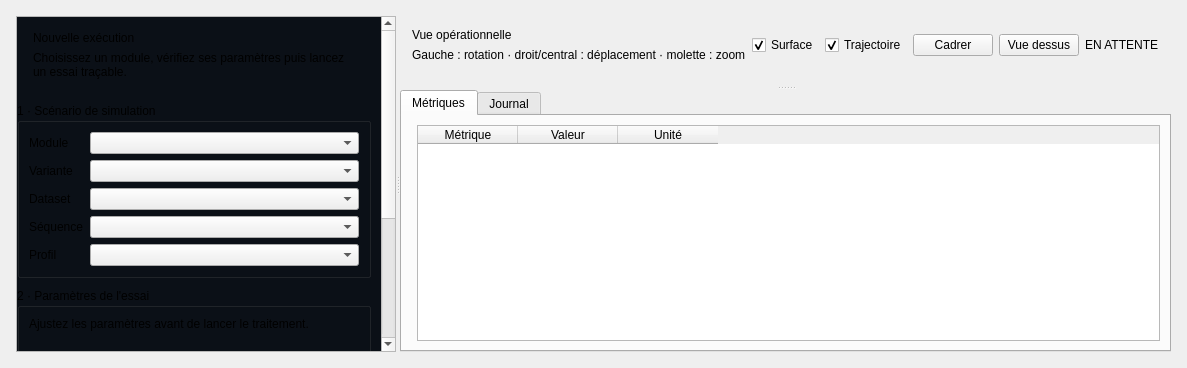
<ui version="4.0">
  <class>ExecutionPage</class>
  <widget class="QWidget" name="ExecutionPage">
    <layout class="QHBoxLayout" name="executionLayout">
      <property name="leftMargin">
        <number>16</number>
      </property>
      <property name="topMargin">
        <number>16</number>
      </property>
      <property name="rightMargin">
        <number>16</number>
      </property>
      <property name="bottomMargin">
        <number>16</number>
      </property>
      <item>
        <widget class="QSplitter" name="executionSplitter">
          <property name="orientation">
            <enum>Qt::Horizontal</enum>
          </property>
          <widget class="QScrollArea" name="configurationScrollArea">
            <property name="minimumSize">
              <size>
                <width>380</width>
                <height>0</height>
              </size>
            </property>
            <property name="maximumSize">
              <size>
                <width>520</width>
                <height>16777215</height>
              </size>
            </property>
            <property name="widgetResizable">
              <bool>true</bool>
            </property>
            <widget class="QWidget" name="configurationPanel">
              <property name="autoFillBackground">
                <bool>true</bool>
              </property>
              <property name="styleSheet">
                <string notr="true">QWidget#configurationPanel { background-color: #0b1017; }</string>
              </property>
              <layout class="QVBoxLayout" name="configurationPanelLayout">
                <property name="spacing">
                  <number>10</number>
                </property>
                <property name="leftMargin">
                  <number>0</number>
                </property>
                <property name="topMargin">
                  <number>0</number>
                </property>
                <property name="rightMargin">
                  <number>10</number>
                </property>
                <property name="bottomMargin">
                  <number>0</number>
                </property>
                <item>
                  <widget class="QFrame" name="configurationIntro">
                    <layout class="QVBoxLayout" name="configurationIntroLayout">
                      <property name="leftMargin">
                        <number>16</number>
                      </property>
                      <property name="topMargin">
                        <number>14</number>
                      </property>
                      <property name="rightMargin">
                        <number>16</number>
                      </property>
                      <property name="bottomMargin">
                        <number>14</number>
                      </property>
                      <item>
                        <widget class="QLabel" name="configurationTitleLabel">
                          <property name="text">
                            <string>Nouvelle exécution</string>
                          </property>
                        </widget>
                      </item>
                      <item>
                        <widget class="QLabel" name="configurationDescriptionLabel">
                          <property name="text">
                            <string>Choisissez un module, vérifiez ses paramètres puis lancez un essai traçable.</string>
                          </property>
                          <property name="wordWrap">
                            <bool>true</bool>
                          </property>
                        </widget>
                      </item>
                    </layout>
                  </widget>
                </item>
                <item>
                  <widget class="QGroupBox" name="selectionGroup">
                    <property name="title">
                      <string>1 · Scénario de simulation</string>
                    </property>
                    <layout class="QFormLayout" name="selectionForm">
                      <item row="0" column="0">
                        <widget class="QLabel" name="simulationLabel">
                          <property name="text">
                            <string>Module</string>
                          </property>
                        </widget>
                      </item>
                      <item row="0" column="1">
                        <widget class="QComboBox" name="simulationCombo" />
                      </item>
                      <item row="1" column="0">
                        <widget class="QLabel" name="variantLabel">
                          <property name="text">
                            <string>Variante</string>
                          </property>
                        </widget>
                      </item>
                      <item row="1" column="1">
                        <widget class="QComboBox" name="variantCombo" />
                      </item>
                      <item row="2" column="0">
                        <widget class="QLabel" name="datasetLabel">
                          <property name="text">
                            <string>Dataset</string>
                          </property>
                        </widget>
                      </item>
                      <item row="2" column="1">
                        <widget class="QComboBox" name="datasetCombo" />
                      </item>
                      <item row="3" column="0">
                        <widget class="QLabel" name="sequenceLabel">
                          <property name="text">
                            <string>Séquence</string>
                          </property>
                        </widget>
                      </item>
                      <item row="3" column="1">
                        <widget class="QComboBox" name="sequenceCombo" />
                      </item>
                      <item row="4" column="0">
                        <widget class="QLabel" name="profileLabel">
                          <property name="text">
                            <string>Profil</string>
                          </property>
                        </widget>
                      </item>
                      <item row="4" column="1">
                        <widget class="QComboBox" name="profileCombo" />
                      </item>
                    </layout>
                  </widget>
                </item>
                <item>
                  <widget class="QGroupBox" name="parametersGroup">
                    <property name="title">
                      <string>2 · Paramètres de l'essai</string>
                    </property>
                    <layout class="QVBoxLayout" name="parametersGroupLayout">
                      <item>
                        <widget class="QLabel" name="parameterHelpLabel">
                          <property name="text">
                            <string>Ajustez les paramètres avant de lancer le traitement.</string>
                          </property>
                          <property name="wordWrap">
                            <bool>true</bool>
                          </property>
                        </widget>
                      </item>
                      <item>
                        <widget class="QWidget" name="parametersContainer" native="true">
                          <layout class="QFormLayout" name="parametersFormLayout">
                            <property name="fieldGrowthPolicy">
                              <enum>QFormLayout::AllNonFixedFieldsGrow</enum>
                            </property>
                          </layout>
                        </widget>
                      </item>
                    </layout>
                  </widget>
                </item>
                <item>
                  <widget class="QGroupBox" name="runGroup">
                    <property name="title">
                      <string>3 · Contrôle de l’exécution</string>
                    </property>
                    <layout class="QVBoxLayout" name="runLayout">
                      <item>
                        <widget class="QLabel" name="runStatusLabel">
                          <property name="text">
                            <string>Prêt</string>
                          </property>
                          <property name="wordWrap">
                            <bool>true</bool>
                          </property>
                        </widget>
                      </item>
                      <item>
                        <widget class="QProgressBar" name="runProgressBar">
                          <property name="visible">
                            <bool>false</bool>
                          </property>
                          <property name="value">
                            <number>0</number>
                          </property>
                          <property name="format">
                            <string>Initialisation…</string>
                          </property>
                        </widget>
                      </item>
                      <item>
                        <layout class="QHBoxLayout" name="runButtonsLayout">
                          <item>
                            <widget class="QPushButton" name="startButton">
                              <property name="text">
                                <string>Lancer l’essai</string>
                              </property>
                            </widget>
                          </item>
                          <item>
                            <widget class="QPushButton" name="stopButton">
                              <property name="text">
                                <string>Arrêter</string>
                              </property>
                              <property name="enabled">
                                <bool>false</bool>
                              </property>
                            </widget>
                          </item>
                        </layout>
                      </item>
                      <item>
                        <widget class="QLabel" name="safetyLabel">
                          <property name="text">
                            <string>PX4 conserve le vol critique et les failsafes. L'application orchestre uniquement les scénarios autorisés.</string>
                          </property>
                          <property name="wordWrap">
                            <bool>true</bool>
                          </property>
                        </widget>
                      </item>
                    </layout>
                  </widget>
                </item>
                <item>
                  <spacer name="configurationSpacer">
                    <property name="orientation">
                      <enum>Qt::Vertical</enum>
                    </property>
                    <property name="sizeHint">
                      <size>
                        <width>20</width>
                        <height>40</height>
                      </size>
                    </property>
                  </spacer>
                </item>
              </layout>
            </widget>
          </widget>
          <widget class="QSplitter" name="visualizationSplitter">
            <property name="orientation">
              <enum>Qt::Vertical</enum>
            </property>
            <widget class="QFrame" name="visualizationCard">
              <layout class="QVBoxLayout" name="visualizationCardLayout">
                <property name="leftMargin">
                  <number>12</number>
                </property>
                <property name="topMargin">
                  <number>12</number>
                </property>
                <property name="rightMargin">
                  <number>12</number>
                </property>
                <property name="bottomMargin">
                  <number>12</number>
                </property>
                <item>
                  <layout class="QHBoxLayout" name="visualizationHeaderLayout">
                    <item>
                      <layout class="QVBoxLayout" name="visualizationTitlesLayout">
                        <item>
                          <widget class="QLabel" name="visualizationTitleLabel">
                            <property name="text">
                              <string>Vue opérationnelle</string>
                            </property>
                          </widget>
                        </item>
                        <item>
                          <widget class="QLabel" name="visualizationHelpLabel">
                            <property name="text">
                              <string>Gauche : rotation · droit/central : déplacement · molette : zoom</string>
                            </property>
                          </widget>
                        </item>
                      </layout>
                    </item>
                    <item>
                      <spacer name="visualizationHeaderSpacer">
                        <property name="orientation">
                          <enum>Qt::Horizontal</enum>
                        </property>
                        <property name="sizeHint">
                          <size>
                            <width>40</width>
                            <height>20</height>
                          </size>
                        </property>
                      </spacer>
                    </item>
                    <item>
                        <widget class="QCheckBox" name="surfaceCheckBox">
                          <property name="text"><string>Surface</string></property>
                          <property name="checked"><bool>true</bool></property>
                          <property name="toolTip"><string>Décocher pour afficher le nuage de points</string></property>
                        </widget>
                      </item>
                      <item>
                        <widget class="QCheckBox" name="pathCheckBox">
                          <property name="text"><string>Trajectoire</string></property>
                          <property name="checked"><bool>true</bool></property>
                        </widget>
                      </item>
                      <item>
                        <widget class="QPushButton" name="fitMapButton">
                        <property name="text">
                          <string>Cadrer</string>
                        </property>
                        <property name="toolTip">
                          <string>Afficher toute la carte et reprendre le cadrage automatique</string>
                        </property>
                      </widget>
                    </item>
                    <item>
                      <widget class="QPushButton" name="topMapButton">
                        <property name="text">
                          <string>Vue dessus</string>
                        </property>
                        <property name="toolTip">
                          <string>Observer la carte verticalement</string>
                        </property>
                      </widget>
                    </item>
                    <item>
                      <widget class="QLabel" name="liveBadgeLabel">
                        <property name="connected" stdset="0">
                          <bool>false</bool>
                        </property>
                        <property name="text">
                          <string>EN ATTENTE</string>
                        </property>
                      </widget>
                    </item>
                  </layout>
                </item>
                <item>
                  <widget class="drone_agricole::ui::TrajectoryView" name="trajectoryView" />
                </item>
              </layout>
            </widget>
            <widget class="QTabWidget" name="executionBottomTabs">
              <property name="minimumSize">
                <size>
                  <width>0</width>
                  <height>260</height>
                </size>
              </property>
              <widget class="QWidget" name="liveMetricsTab">
                <attribute name="title">
                  <string>Métriques</string>
                </attribute>
                <layout class="QHBoxLayout" name="liveMetricsLayout">
                  <item>
                    <widget class="drone_agricole::ui::MetricsPlotWidget" name="liveMetricsPlot" />
                  </item>
                  <item>
                    <widget class="QTableWidget" name="liveMetricsTable">
                      <property name="columnCount">
                        <number>3</number>
                      </property>
                      <property name="rowCount">
                        <number>0</number>
                      </property>
                      <column>
                        <property name="text">
                          <string>Métrique</string>
                        </property>
                      </column>
                      <column>
                        <property name="text">
                          <string>Valeur</string>
                        </property>
                      </column>
                      <column>
                        <property name="text">
                          <string>Unité</string>
                        </property>
                      </column>
                    </widget>
                  </item>
                </layout>
              </widget>
              <widget class="QWidget" name="logsTab">
                <attribute name="title">
                  <string>Journal</string>
                </attribute>
                <layout class="QVBoxLayout" name="logsLayout">
                  <item>
                    <widget class="QPlainTextEdit" name="logsEdit">
                      <property name="readOnly">
                        <bool>true</bool>
                      </property>
                      <property name="maximumBlockCount">
                        <number>5000</number>
                      </property>
                    </widget>
                  </item>
                </layout>
              </widget>
            </widget>
          </widget>
        </widget>
      </item>
    </layout>
  </widget>
  <customwidgets>
    <customwidget>
      <class>drone_agricole::ui::TrajectoryView</class>
      <extends>QWidget</extends>
      <header>drone_agricole/ui/TrajectoryView.hpp</header>
      <container>1</container>
    </customwidget>
    <customwidget>
      <class>drone_agricole::ui::MetricsPlotWidget</class>
      <extends>QWidget</extends>
      <header>drone_agricole/ui/MetricsPlotWidget.hpp</header>
      <container>1</container>
    </customwidget>
  </customwidgets>
</ui>
